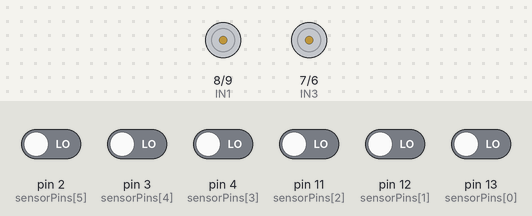
A sketch run on a simulated Arduino Uno, built with avr-gcc and run on an emulated ATmega328P. Shown: motor-driver pin pairs drawn as motors (green arrow = first pin HIGH = forward, orange = second pin HIGH = backward, longer = more drive, scaled by the enable pin). Inputs (shaded band) come from the test bench; at power-on: pin 2 (sensorPins[5]), pin 3 (sensorPins[4]), pin 4 (sensorPins[3]), pin 11 (sensorPins[2]), pin 12 (sensorPins[1]), pin 13 (sensorPins[0]) LOW.

Above: at 2.2 s.
2.3 s: pin 2 (sensorPins[5]) driven HIGH
At 3.5 s:
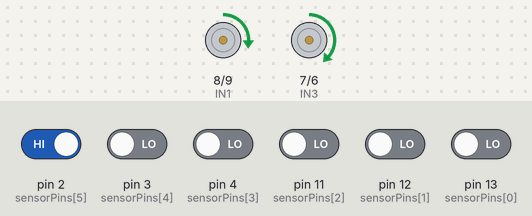
3.8 s: pin 12 (sensorPins[1]) driven HIGH
At 4.7 s:
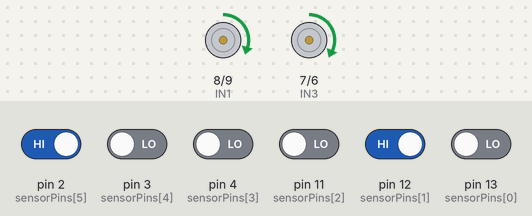
5.3 s: pin 3 (sensorPins[4]) driven HIGH
At 5.9 s:
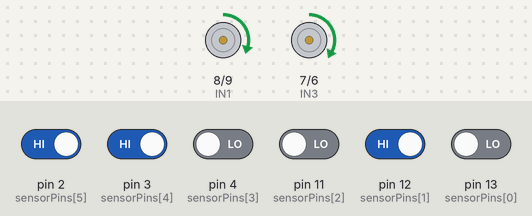
6.8 s: pin 4 (sensorPins[3]) driven HIGH
8.3 s: pin 11 (sensorPins[2]) driven HIGH
At 9.3 s:
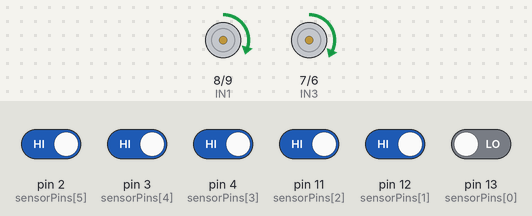
9.8 s: pin 13 (sensorPins[0]) driven HIGH
At 10.5 s:
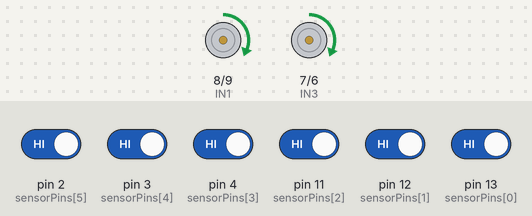
Timing chart, 0 to 12.3 s (numbered marks = the images above; inputs shaded):
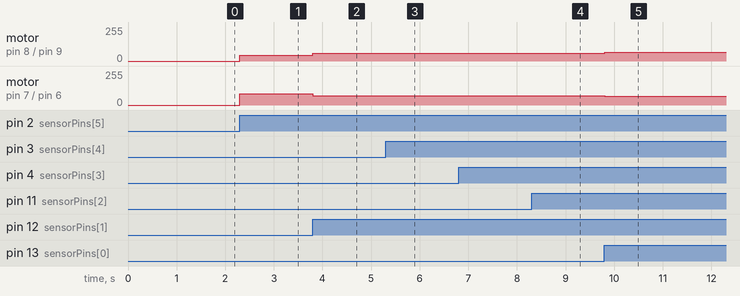

Measured:
- after the input at 2.3 s, motor on pin 8 (IN1) / pin 9 (IN2): stopped → forward 44/255 at once; motor on pin 7 (IN3) / pin 6 (IN4): stopped → forward 85/255 at once
- after the input at 3.8 s, motor on pin 8 (IN1) / pin 9 (IN2): forward 44/255 → forward 60/255 at once; motor on pin 7 (IN3) / pin 6 (IN4): forward 85/255 → forward 69/255 at once
- after the input at 5.3 s, motor on pin 8 (IN1) / pin 9 (IN2): forward 60/255 → forward 58/255 at once; motor on pin 7 (IN3) / pin 6 (IN4): forward 69/255 → forward 71/255 at once
- after the input at 8.3 s, motor on pin 8 (IN1) / pin 9 (IN2): forward 58/255 → forward 60/255 at once; motor on pin 7 (IN3) / pin 6 (IN4): forward 71/255 → forward 69/255 at once
- after the input at 9.8 s, motor on pin 8 (IN1) / pin 9 (IN2): forward 60/255 → forward 64/255 at once; motor on pin 7 (IN3) / pin 6 (IN4): forward 69/255 → forward 65/255 at once

The sketch:

line_follower.ino
```cpp
// PathFinder-Bot: Autonomous Line Following Robot using PID Control
// Author: Fenil Finava
// Description: This code controls an autonomous robot that follows a line using a
// 6-sensor IR array, an L298N motor driver, and PID logic.

// --- PID Configuration ---
float Kp = 4.0;
float Ki = 0.001;
float Kd = 2.0;

// Motor speeds
int baseSpeed = 65;
int maxSpeed = 150; // Maximum speed for motors

// --- Pin Assignments ---
// Motor A (Right)
const int ENA = 5;
const int IN1 = 8;
const int IN2 = 9;

// Motor B (Left)
const int ENB = 10;
const int IN3 = 7;
const int IN4 = 6;

// Sensor pins (from left to right)
const int sensorPins[6] = {13, 12, 11, 4, 3, 2};
int sensorValues[6];

// PID Variables
float error = 0, lastError = 0;
float P = 0, I = 0, D = 0, PIDvalue = 0;
bool lineDetected = false;

void setup() {
  Serial.begin(9600);

  // Initialize motor pins
  pinMode(ENA, OUTPUT);
  pinMode(ENB, OUTPUT);
  pinMode(IN1, OUTPUT);
  pinMode(IN2, OUTPUT);
  pinMode(IN3, OUTPUT);
  pinMode(IN4, OUTPUT);

  // Initialize sensor pins
  for (int i = 0; i < 6; i++) {
    pinMode(sensorPins[i], INPUT);
  }

  // Pre-startup delay for stability
  delay(1000);
}

void loop() {
  readSensors();

  if (lineDetected) {
    calculatePID();
    motorControl();
  } else {
    // If no line is detected, stop the motors
    // You can also add logic here to search for the line
    stopMotors();
  }
}

void readSensors() {
  lineDetected = false;
  int activeSensors = 0;
  float weightedSum = 0;

  // Read sensors and calculate error based on their positions
  // Assuming a black line on a white background (sensor reads 1 on black)
  for (int i = 0; i < 6; i++) {
    sensorValues[i] = digitalRead(sensorPins[i]);
    if (sensorValues[i] == HIGH) { // Change to LOW if white line on black
      lineDetected = true;
      activeSensors++;
      // Assign weights to sensors: e.g., -5, -3, -1, 1, 3, 5
      float weight = (i - 2.5) * 2;
      weightedSum += weight;
    }
  }

  if (activeSensors > 0) {
    error = weightedSum / activeSensors;
  }
}

void calculatePID() {
  P = error;
  I = I + error;
  D = error - lastError;

  // Anti-windup for integral term
  if (I > 50) I = 50;
  if (I < -50) I = -50;

  PIDvalue = (Kp * P) + (Ki * I) + (Kd * D);
  lastError = error;
}

void motorControl() {
  int leftMotorSpeed = baseSpeed + PIDvalue;
  int rightMotorSpeed = baseSpeed - PIDvalue;

  // Constrain speeds to allowable ranges
  leftMotorSpeed = constrain(leftMotorSpeed, 0, maxSpeed);
  rightMotorSpeed = constrain(rightMotorSpeed, 0, maxSpeed);

  // Move forward with adjusted speeds
  analogWrite(ENA, rightMotorSpeed);
  analogWrite(ENB, leftMotorSpeed);

  digitalWrite(IN1, HIGH);
  digitalWrite(IN2, LOW);
  digitalWrite(IN3, HIGH);
  digitalWrite(IN4, LOW);
}

void stopMotors() {
  analogWrite(ENA, 0);
  analogWrite(ENB, 0);
  digitalWrite(IN1, LOW);
  digitalWrite(IN2, LOW);
  digitalWrite(IN3, LOW);
  digitalWrite(IN4, LOW);
}
```
